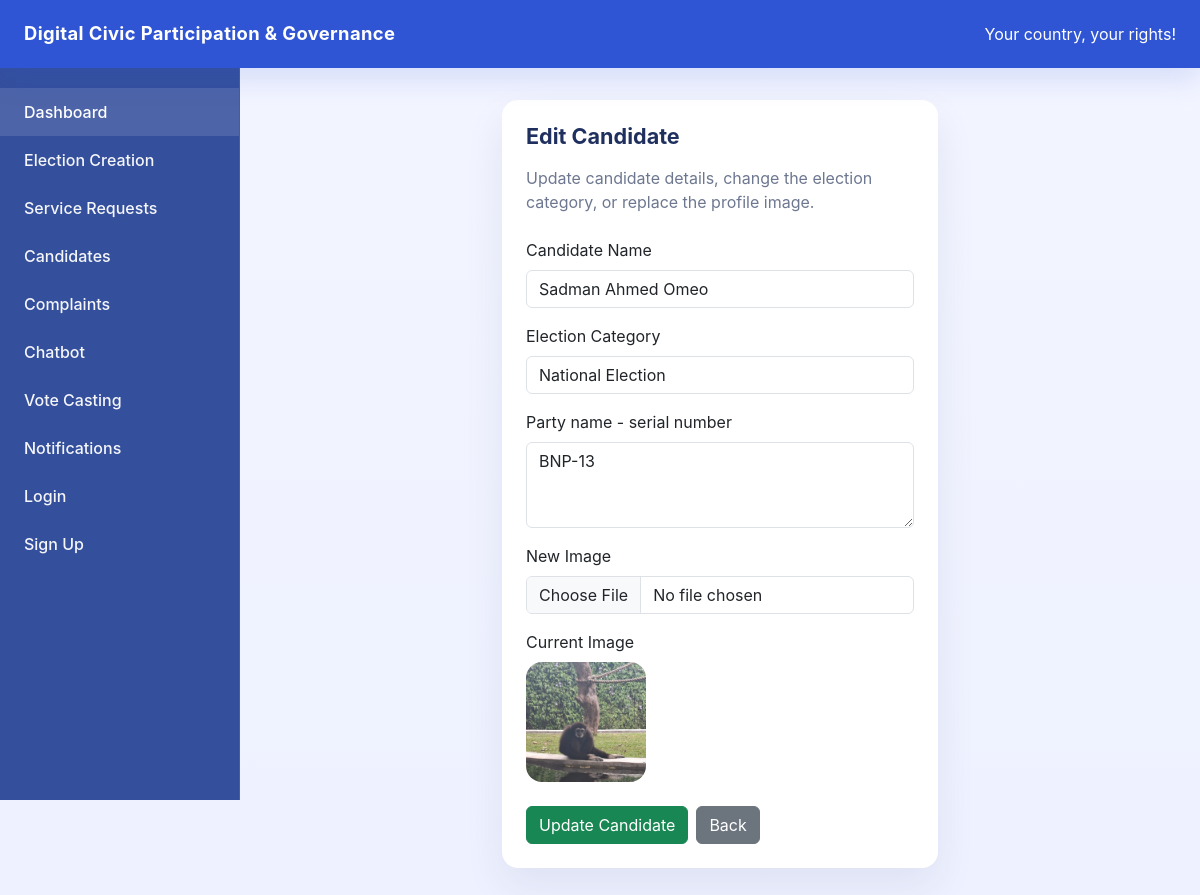
The app's page /candidates/edit/1, older data.
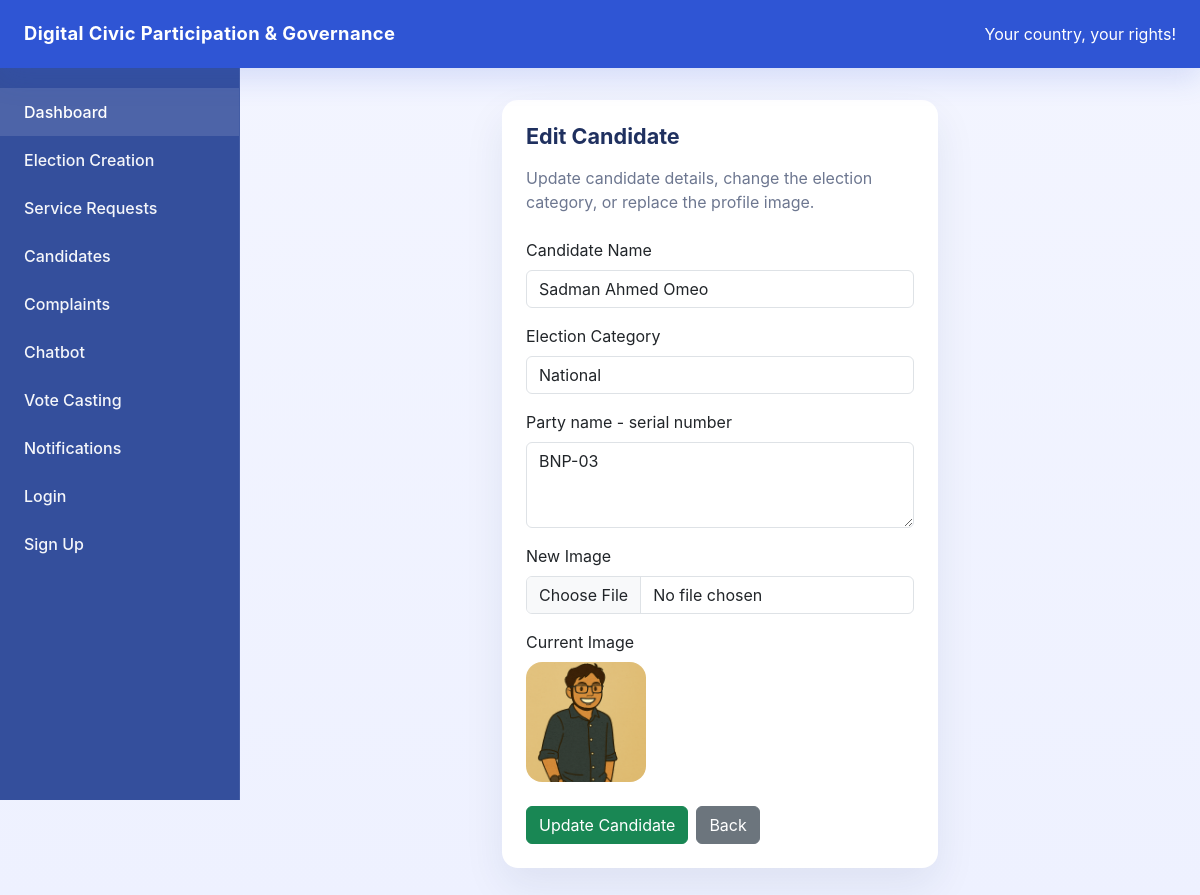
The same page, newer data.
### models/candidate.py (models this page shows)
class Candidate(db.Model):
    __tablename__ = "candidate"
    id = db.Column(db.Integer, primary_key=True)
    name = db.Column(db.String(100), nullable=False)
    category = db.Column(db.String(100), nullable=False)
    description = db.Column(db.String(500), nullable=True)
    image = db.Column(db.String(200), nullable=True)

### routes/candidate_routes.py (the view)
@c_bp.route("/edit/<int:candidate_id>", methods=["GET"])
def edit_candidate_page(candidate_id):
    candidate = Candidate.query.get(candidate_id)
    if not candidate:
        return "Candidate Not Found", 404
    return render_template("edit_candidate.html", candidate=candidate)

### app.py (called while the page is built)
@app.context_processor
def inject_notification_count():
    unread_notification_count = 0
    voter_id = session.get("user_id")
    if voter_id:  # added
        from models.notification import Notification
        unread_notification_count = Notification.query.filter_by(
            voter_id=voter_id,
            is_read=False
        ).count()
    return dict(unread_notification_count=unread_notification_count)

### templates/edit_candidate.html
{% extends "base.html" %}
{% block content %}
<div class="row justify-content-center">
    <div class="col-xl-6 col-lg-8">
        <div class="card card-smooth">
            <div class="card-body p-4">
                <h1 class="section-title mb-3">Edit Candidate</h1>
                <p class="page-intro mb-4">Update candidate details, change the election category, or replace the profile image.</p>
                <form action="{{ url_for('c_bp.update_candidate', candidate_id=candidate.id) }}" method="POST" enctype="multipart/form-data">
                    <div class="mb-3">
                        <label class="form-label">Candidate Name</label>
                        <input type="text" name="name" class="form-control" value="{{ candidate.name }}" required>
                    </div>
                    <div class="mb-3">
                        <label class="form-label">Election Category</label>
                        <input type="text" name="category" class="form-control" value="{{ candidate.category }}" required>
                    </div>
                    <div class="mb-3">
                        <label class="form-label">Party name - serial number</label>
                        <textarea name="description" class="form-control" rows="3" placeholder="BNP-03">{{ candidate.description }}</textarea>
                    </div>
                    <div class="mb-3">
                        <label class="form-label">New Image</label>
                        <input type="file" name="image" class="form-control">
                    </div>
                    {% if candidate.image %}
                        <div class="mb-4">
                            <p class="mb-2">Current Image</p>
                            <img src="{{ url_for('static', filename='uploads/' + candidate.image) }}" class="rounded-4" width="120" height="120" style="object-fit: cover;">
                        </div>
                    {% endif %}
                    <div class="d-flex gap-2 flex-wrap">
                        <button type="submit" class="btn btn-success">Update Candidate</button>
                        <a href="{{ url_for('c_bp.candidates_page') }}" class="btn btn-secondary">Back</a>
                    </div>
                </form>
            </div>
        </div>
    </div>
</div>
{% endblock %}

### templates/base.html (shortened to what this page needs)
<!DOCTYPE html>
<html lang="en">
<head>
    <link href="https://cdn.jsdelivr.net/npm/bootstrap@5.3.3/dist/css/bootstrap.min.css" rel="stylesheet">
</head>
<body>
    <div class="topbar">
        <span class="brand">Digital Civic Participation & Governance</span>
        <div class="d-none d-lg-flex gap-3 align-items-center text-white-75">
            <span>Your country, your rights!</span>
        </div>
    </div>
    <div class="sidebar">
        <a class="active" href="{{ url_for('home') }}">Dashboard</a>
        <a href="{{ url_for('e_bp.election_creation_page') }}">Election Creation</a>
        <a href="{{ url_for('s_bp.service_requests_page') }}">Service Requests</a>
        <a href="{{ url_for('c_bp.candidates_page') }}">Candidates</a>
        <a href="{{ url_for('complaint_bp.complaints_page') }}">Complaints</a>
        <a href="{{ url_for('chat.chatbot_page') }}">Chatbot</a>
        <a href="{{ url_for('vote_flow.election_select') }}">Vote Casting</a>
        <a href="{{ url_for('notification_bp.notifications_page') }}">
            Notifications
        </a>
        <a href="{{ url_for('auth.login') }}">Login</a>
        <a href="{{ url_for('auth.signup') }}">Sign Up</a>
    </div>
    <main class="content">
        {% block content %}{% endblock %}
    </main>
</body>
</html>

### templates/base.html (style rules this page uses)
:root { --brand: #2f55d4; --brand-soft: #edf0ff; --surface: #ffffff; --surface-soft: #f4f6ff; --text: #1f305f; --muted: #6d7790; }
body { margin: 0; min-height: 100vh; background: linear-gradient(180deg, #f3f5ff 0%, #eef1ff 100%); font-family: Inter, system-ui, -apple-system, BlinkMacSystemFont, "Segoe UI", sans-serif; color: var(--text); }
.topbar { position: fixed; top: 0; left: 0; right: 0; height: 68px; background: var(--brand); color: #fff; display: flex; align-items: center; justify-content: space-between; padding: 0 24px; z-index: 1000; box-shadow: 0 10px 30px rgba(47, 85, 212, 0.16); }
.topbar .brand { font-size: 1.15rem; font-weight: 700; letter-spacing: 0.02em; }
.sidebar { position: fixed; top: 68px; left: 0; width: 240px; height: calc(100vh - 68px); background: #344f9c; padding: 20px 0; overflow-y: auto; border-right: 1px solid rgba(255, 255, 255, 0.08); }
.sidebar a { display: block; padding: 12px 24px; color: rgba(255, 255, 255, 0.95); text-decoration: none; font-weight: 500; transition: background 0.2s ease, color 0.2s ease; }
.sidebar a:hover, .sidebar a.active { background: rgba(255, 255, 255, 0.12); color: #fff; }
.content { margin-left: 240px; margin-top: 68px; padding: 32px; min-height: calc(100vh - 68px); }
.card-smooth { border: 0; border-radius: 1rem; background: var(--surface); box-shadow: 0 18px 40px rgba(23, 45, 92, 0.08); }
.section-title { font-size: 1.35rem; font-weight: 700; margin-bottom: 1.25rem; color: var(--text); }
.page-intro { color: var(--muted); margin-bottom: 1.75rem; }

Row changes from the older to the newer data that the page shows:
changed Candidate "Sadman Ahmed Omeo": category "National Election" → "National"; description "BNP-13" → "BNP-03"; image: a different picture
